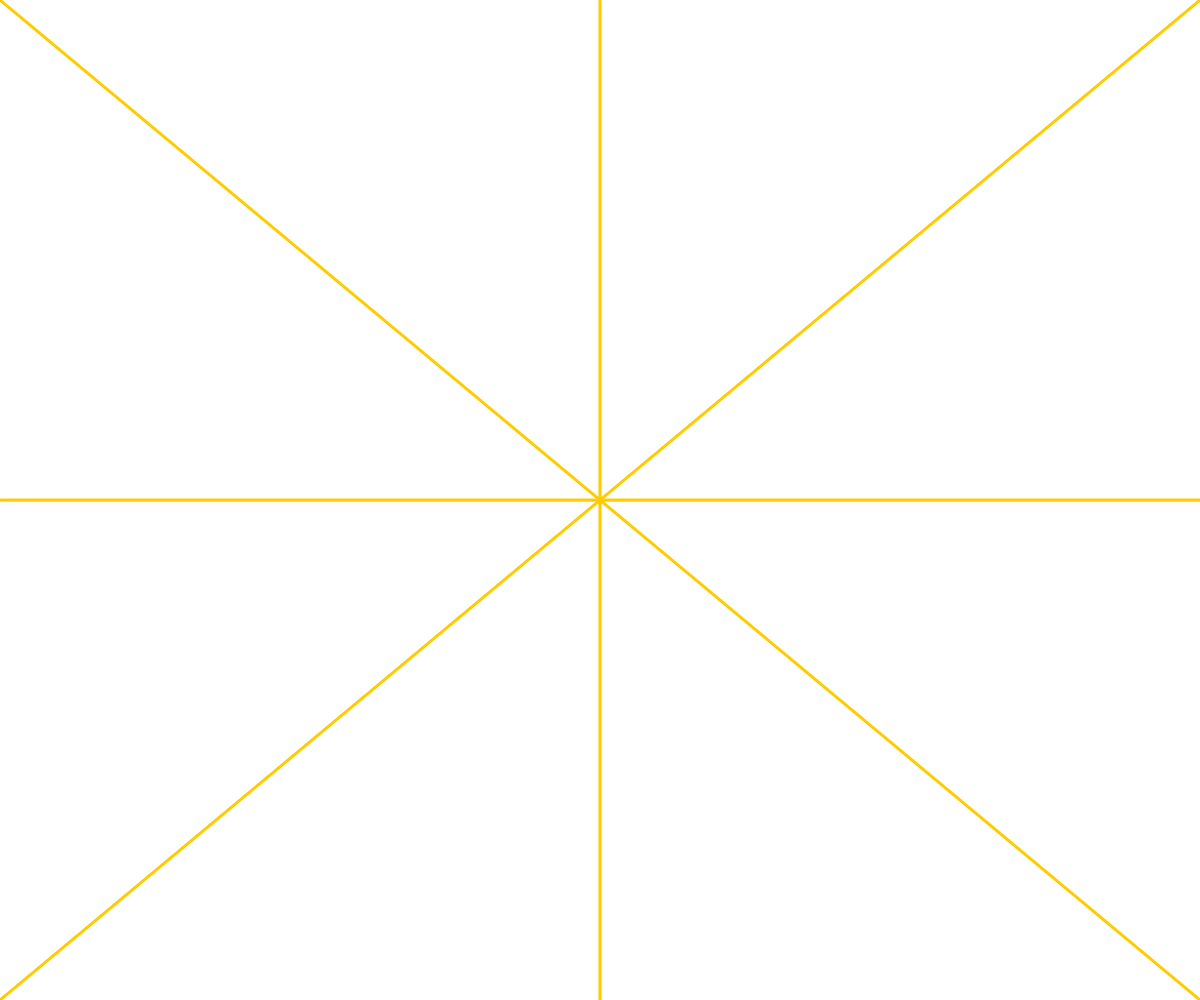
Frame 1 (no input)
Frame 60 (no input): identical to frame 1, image omitted
Frame 120 (the mouse pressed at the canvas centre since frame 60): identical to frame 1, image omitted

The p5.js sketch that drew this single still picture (run headless with seeded random() and noise() and a simulated clock; from frame 60 on, the mouse is pressed at the canvas centre):

// p5.js sketch
// ── sketch.js
const P1 = {x: 0, y: 0};
const P2 = {x: 0, y: 0};
const P3 = {x: 0, y: 0};
const P4 = {x: 0, y: 0};
const P5 = {x: 0, y: 0};
const P6 = {x: 0, y: 0};
const P7 = {x: 0, y: 0};
const P8 = {x: 0, y: 0};

function setup() {
  createCanvas(windowWidth, windowHeight)
  P2.x=windowWidth;
  P2.y=windowHeight;
  P3.y=windowHeight;
  P4.x=windowWidth;
  P5.x=Math.floor(windowWidth / 2);
  P6.x=Math.floor(windowWidth / 2);
  P6.y=windowHeight;
  P7.y=Math.floor(windowHeight / 2);
  P8.x=windowWidth;
  P8.y=Math.floor(windowHeight / 2);
}

function draw(){
  clear();
  //background(51);
  bresenham(P1, P2);
  bresenham(P3, P4);
  bresenham(P5, P6);
  bresenham(P7, P8); 
}

function mousePressed() {
  clear();
  console.log("Limpia la pantalla")
}

function bresenham(p1, p2){
  const dx = p2.x - p1.x;
  const dx2 = dx * 2;
  const dy = p2.y - p1.y;
  const dy2 = dy * 2;
  const half = Math.abs(dy / dx);
  
  let x = p1.x;
  let y = p1.y;
  let p;

  stroke(255, 204, 0);
  strokeWeight(3);

  if(0 <= half && half < 1){
    p = dy2 - dx;
    let nx = dx / dx;
    let ny = dy / dx;
    for(j = 0; j <= dx; j++){
      x = x + nx;
      y = y + ny;
      point(x, y);
    }

  }if(half > 1){
    p = dx2 - dy;
    let nx = dx / dy;
    let ny = dy / dy;
    for(k = 0; k <= dy; k++){
      x = x + nx;
      y = y + ny;
      point(x, y);
    }
  }   
}
